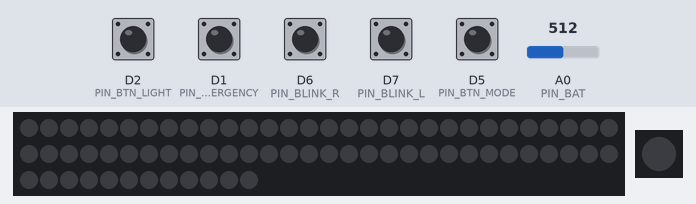
Bench run of a program on a simulated ESP8266 (Wemos D1 mini). On the bench: 72 RGB LEDs in strip order, left to right, continuing on the next row, 1 RGB LEDs in strip order, left to right. The test bench sets the inputs (shaded band); at power-on: D1 (PIN_NC_EMERGENCY), D2 (PIN_BTN_LIGHT), D5 (PIN_BTN_MODE), D6 (PIN_BLINK_R), D7 (PIN_BLINK_L) HIGH, A0 (PIN_BAT) = 512. Dim RGB values are drawn brighter than linear; the strip is taken to match the declared colour order; what the program prints to the serial monitor is not drawn.

Above: at 1.2 s.
1.3 s: D2 (PIN_BTN_LIGHT) pulled LOW for 0.15 s
2.0 s: D6 (PIN_BLINK_R) pulled LOW for 0.15 s
At 2.24 s:
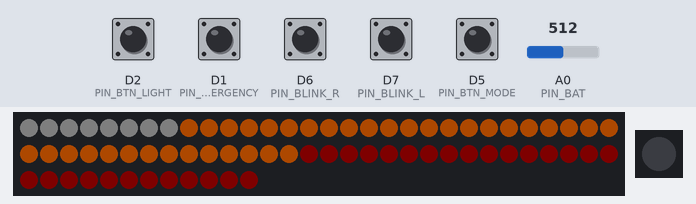
2.7 s: D5 (PIN_BTN_MODE) pulled LOW for 0.15 s
At 3.39 s:
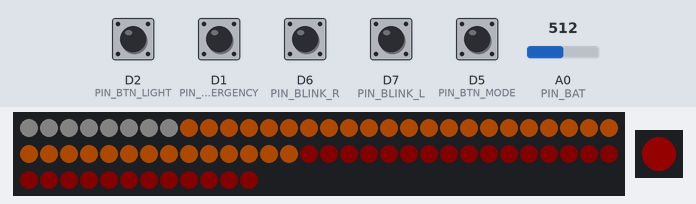
3.4 s: D1 (PIN_NC_EMERGENCY) pulled LOW for 0.15 s
4.1 s: D7 (PIN_BLINK_L) pulled LOW for 0.15 s
At 4.65 s:
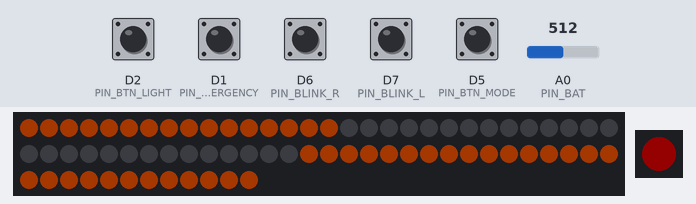
4.8 s: D6 (PIN_BLINK_R) pulled LOW for 1 s
At 5.83 s:
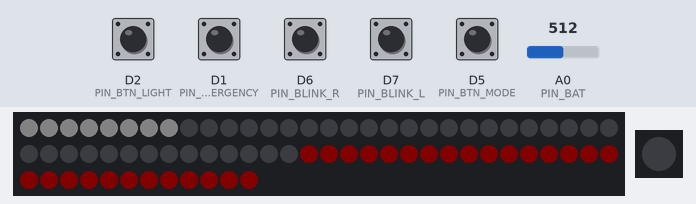
Timing chart, 0 to 8.8 s (numbered marks = the images above; inputs shaded):
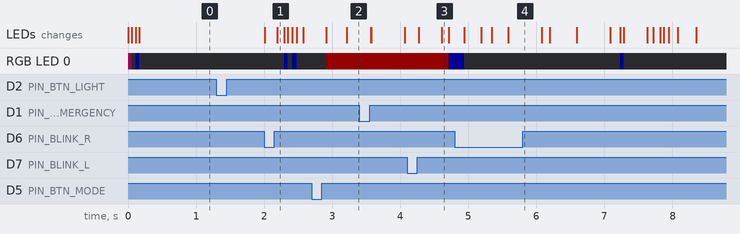

Measured:
- after the input at 1.3 s, every drawn part: stays the same
- after the input at 4.1 s, the LEDs: first change after 0.17 s (image 3 shows a later state)
- after the input at 4.8 s, the LEDs: first change after 0.14 s (image 4 shows a later state)

The program:

main.cpp
```cpp
#include <Arduino.h>
#include <WS2812FX.h>
#include <Button2.h>
#include "config.h"
#include "defines.h"
#include "util.h"
#include "light.h"
#include "hoverserial.h"

/* Holds current state of the Car -
   these values get updated by user inputs (like button press)
  and the serial feedback of the hoverboard mainboard */
CarState state;

/* Serial variables (used here for updating the status led) */
extern HoverBoardLeds hoverLeds;
extern uint16_t timeoutFlagSerial;

/* Real battery voltage calculated from ADC reading (in our case the Voltage of a 12V car battery)*/
extern float batVoltage;

/* for performance reasons current millis gets updated only once per loop by calling millis() */
uint32_t currentMillis;


// Neopixel effect library is also used for the status led
// Notice: the effects and logic of the "drive lights" is located in "lights.cpp"
WS2812FX statusLed = WS2812FX(NUM_STATUS_LEDS, PIN_STATUS_LED, NEO_RGB + NEO_KHZ800);

// Init Buttons
Button2 btnMode, btnLight, btnBlinkL, btnBlinkR, btnEmergencyStop;

void btnMode_click(Button2& btn){
  #ifdef SERIAL_DEBUG
    Serial.println("Mode-Button clicked");
  #endif
}

void btnMode_changed(Button2& btn){
  //state.isBraking = btn.isPressed();
}

void btnEmergencyStop_changed(Button2& btn){
  #ifdef SERIAL_DEBUG
    Serial.print("Emergencystop: ");
    Serial.println(btn.isPressed() == false);
  #endif
  state.emergencyStop = btn.isPressed() == false;
}

void btnLight_click(Button2& btn){
  #ifdef SERIAL_DEBUG
    Serial.println("Light-Button clicked");
  #endif

  if(!state.lightsOn){
    state.lightsOn = true;
  }else if (!state.maxlightsOn){
    state.maxlightsOn = true;
  }else{
    state.lightsOn = false;
    state.maxlightsOn = false;
  }

  #ifdef SERIAL_DEBUG
    Serial.print("Lights: ");
    Serial.println(state.lightsOn);
    Serial.print("MaxLights: ");
    Serial.println(state.maxlightsOn);
  #endif
}

void handleIndicatorSwitch(Button2& btn){
  if(btn.isPressed() && btnMode.isPressed()){
    // Hazard Lights
    state.blinkR = true;
    state.blinkL = true;
    state.hazardLights = true;
  }else{
    if(state.hazardLights){
      state.hazardLights = false;
    }
    state.blinkL = btnBlinkL.isPressed();
    state.blinkR = btnBlinkR.isPressed();
  }
}
void btnBlinkL_changed(Button2& btn){
  handleIndicatorSwitch(btn);
}
void btnBlinkR_changed(Button2& btn){
  handleIndicatorSwitch(btn);
}


void setupButtons(){
  btnMode.begin(PIN_BTN_MODE);
  btnMode.setClickHandler(btnMode_click);
  btnMode.setChangedHandler(btnMode_changed);

  btnEmergencyStop.begin(PIN_NC_EMERGENCY);
  btnEmergencyStop.setChangedHandler(btnEmergencyStop_changed);
  btnEmergencyStop.setDebounceTime(350);
  // read current state after reboot
  state.emergencyStop = btnEmergencyStop.isPressed() == false;

  btnLight.begin(PIN_BTN_LIGHT);
  btnLight.setClickHandler(btnLight_click);

  btnBlinkL.begin(PIN_BLINK_L);
  btnBlinkL.setChangedHandler(btnBlinkL_changed);

  btnBlinkR.begin(PIN_BLINK_R);
  btnBlinkR.setChangedHandler(btnBlinkR_changed);
}

void loopButtons(){
  btnMode.loop();
  btnLight.loop();
  btnBlinkL.loop();
  btnBlinkR.loop();
  btnEmergencyStop.loop();
}


uint16_t statusLedCnt = 0; // counter increases by one every 10 ms
uint32_t statusLedLastUpdate = 0;

void toggleColor(WS2812FX& stripe, uint32_t color1){
  if(stripe.getColor() != BLACK){
    stripe.setColor(BLACK);
  }else{
    stripe.setColor(color1);
  }
}

void handleStatusLed(){
    // Status led gets updated every 10 ms
    if(currentMillis - statusLedLastUpdate > 10){
      statusLedCnt ++;
      statusLedLastUpdate = currentMillis;

      if(btnMode.isPressed()){
        // Display battery status of the 12V battery while mode button is presed
        if(batVoltage < BAT_DEAD){
          // Dead
          if(statusLedCnt % 1 == 0)   toggleColor(statusLed, RED); // Blink fast red
        }else if (batVoltage < BAT_LVL1){
          // 0%
          if(statusLedCnt % 30 == 0)  toggleColor(statusLed, RED); // Blink normal red
        }else if (batVoltage < BAT_LVL2){
          // 20%
          statusLed.setColor(RED); // red
        }else if (batVoltage < BAT_LVL3){
          // 40%
          if(statusLedCnt % 30 == 0)  toggleColor(statusLed, 0xff6a00); // Blink normal orange
        }else if (batVoltage < BAT_LVL4){
          // 60%
          statusLed.setColor(0xff6a00); // orange
        }else if (batVoltage < BAT_LVL5){
          // 80 %
          if(statusLedCnt % 30 == 0)  toggleColor(statusLed, GREEN); // Blink normal green
        }else {
          // 100%
          statusLed.setColor(GREEN); // green
        }
      }
      else if(timeoutFlagSerial){
        // In case of serial timeout (the hoverboard sends no data) blink led blue twice every 2s
        if(statusLedCnt % 200 == 0 || statusLedCnt % 200 == 10)  statusLed.setColor(BLUE);
        if(statusLedCnt % 200 == 5 || statusLedCnt % 200 == 15)  statusLed.setColor(BLACK);
      }
      else if(state.emergencyStop){
        // In case of emergency stop blink led red every 500ms
        if(statusLedCnt % 50 == 0)  toggleColor(statusLed, RED);
      }
      else if (!timeoutFlagSerial){
        // Normal case, hoverboard is connected
        if(hoverLeds.led1){
          // Red Led - Low battery value or error
          statusLed.setColor(0xff0000);
        }else if(hoverLeds.led2){
          // Yellow Led - Medium battery value
          statusLed.setColor(0xff6a00);
        }else if(hoverLeds.led3){
          // Green Led - Battery full
          statusLed.setColor(0x00ff00);
        }else{
          // Black Led - turn led off (the hoverboard toggles the led values to blink)
          statusLed.setColor(BLACK);
        }
      }
    }
    statusLed.service();
}

void setup() {
  Serial.begin(SERIAL_BAUD);
  #ifdef SERIAL_DEBUG
    Serial.println("Booting...");
  #endif

  setupButtons();
  light_setup();

  // Statusled is digital but on other pin then rest of stripe
  statusLed.init();
  statusLed.setBrightness(20);
  statusLed.setMode(FX_MODE_STATIC);
  statusLed.setSpeed(10); //IMPORTANT
  statusLed.setColor(PINK);
  statusLed.start();
}


void loop() {
  currentMillis = millis();
  loopButtons();

  // is new feedback data avaliable ?
  bool newData = hoverserial_receive();
  if(newData){
    // Brake Light lights up when braking, blinks while backward drive
    state.isBraking = hoverLeds.led5;
  }
  if(timeoutFlagSerial && state.isBraking){
    // Reset brake lights on serial timeout
    state.isBraking = false;
  }
  readBatteryVoltage();
  handleStatusLed();
  light_loop();
  hoverserial_handleEmergencyStop(state.emergencyStop);

}
```

defines.h
```cpp
#ifndef DEFINES_H
#define DEFINES_H


struct CarState{
  bool  isBraking;
  bool  lightsOn;
  bool  maxlightsOn;
  bool  blinkL;
  bool  blinkR;
  bool  hazardLights;
  bool  emergencyStop;
};

#endif
```

hoverserial.h
```cpp
#ifndef HOVERSERIAL_H
#define HOVERSERIAL_H

#define LED1_SET                    (0x01)
#define LED2_SET                    (0x02)
#define LED3_SET                    (0x04)
#define LED4_SET                    (0x08)
#define LED5_SET                    (0x10)


typedef struct{
  uint16_t  start;
  int16_t   pitch;      // Angle
  int16_t   dPitch;     // Angle derivative
  int16_t   cmd1;       // RC Channel 1
  int16_t   cmd2;       // RC Channel 2
  uint16_t  sensors;    // RC Switches and Optical sideboard sensors
  uint16_t  checksum;
} SerialSideboard;

typedef struct{
   uint16_t start;
   int16_t  cmd1;
   int16_t  cmd2;
   int16_t  speedR_meas;
   int16_t  speedL_meas;
   int16_t  batVoltage;
   int16_t  boardTemp;
   uint16_t cmdLed;
   uint16_t checksum;
} SerialFeedback;

typedef struct{
    /// Battery red
    bool led1;
    /// Battery yellow
    bool led2;
    /// Battery green
    bool led3;
    /// Bottom blue led (on IF backward drive; ELSE off)
    bool led4;
    /// Upper blue led (on IF braking; ELSE off)
    bool led5;
} HoverBoardLeds;

void hoverserial_handleEmergencyStop(bool);
bool hoverserial_receive(void);
void hoverserial_handleLeds(void);


#endif
```

light.h
```cpp
#ifndef LIGHT_H
#define LIGHT_H

#define LIGHT_FRONT_LEFT 0
#define LIGHT_FRONT_RIGHT 1
#define LIGHT_REAR_LEFT 3
#define LIGHT_REAR_RIGHT 2


void light_setup(void);
void light_loop(void);

uint8_t getSegmentLocation(uint16_t);
bool isSegmentFront(uint16_t);
bool isSegmentLeft(uint16_t);

uint16_t car_indicator(void);
uint16_t drive_light(void);


#endif
```

util.h
```cpp
#ifndef UTIL_H
#define UTIL_H
float measureADC(void);
void readBatteryVoltage();
#endif
```

hoverserial.cpp
```cpp
#include <Arduino.h>
#include "hoverserial.h"
#include "config.h"

SerialSideboard Sideboard;
SerialFeedback Feedback;
SerialFeedback NewFeedback;
HoverBoardLeds hoverLeds;

uint8_t idx = 0;                        // Index for new data pointer
uint16_t bufStartFrame;                 // Buffer Start Frame
byte *p;                                // Pointer declaration for the new received data
byte incomingByte;
byte incomingBytePrev;

uint32_t timeoutLastSerial;
uint8_t timeoutFlagSerial = true;


// ########################## SEND ##########################
uint32_t lastSerialCommand;
bool emergencyStopActive = false;
uint16_t resetSentCounter = 0;
void hoverserial_handleEmergencyStop(bool emergencyStop){
    if(emergencyStop && !emergencyStopActive){
         emergencyStopActive = true;
    }

    if (emergencyStopActive){
        if(millis() - lastSerialCommand > SEND_INTERVAL){

            // Set Switches
            uint8_t switch1 = 0;    // 2 Pos Switch || Input          0: ADC,     1: UART
            uint8_t switch2 = 0;    // 3 Pos Switch || Control Type   0: FOC,     1: SIN,     2: COM
            uint8_t switch3 = 0;    // 3 Pos Switch || Control Mode   0: VOLT,    1: SPD,     2: TORQ
            uint8_t switch4 = 0;    // 2 Pos Switch || Field W.       0: Off,     1: ON


            switch1 = 1; // Set Input to UART
            // To change the other Parameters the current input of the hoverboard must be set to UART!
            // While emergency stop mode the ESP sends continuos brake signal. If emergency stop mode ends the ESP sends 5 more times reset brake command.
            // After that nothing will be transmittet on the Serial Bus - the hoverboard changs to ADC-input automatically if no UART Signal is received.

            if(emergencyStop){
                switch3 = 1; // Set Control Mode to SPD (this results in constant braking when UART cmd2 is set to 0)
            }

            uint16_t cmdSwitch = (uint16_t)(switch1 | switch2 << 1 | switch3 << 3 | switch4 << 5);

            // Sensor 1 and Sensor 2
            uint8_t sensor1 = 0;
            uint8_t sensor2 = 0;

            // MPU Status - normally used to indicate if gyro sensor is working
            uint8_t mpuStatus = 0;

            // Create command
            Sideboard.start    = (uint16_t) START_FRAME;
            Sideboard.pitch     = (int16_t) 0;
            Sideboard.dPitch    = (int16_t) 0;
            Sideboard.cmd1      = (int16_t) 0;
            Sideboard.cmd2      = (int16_t) 0;
            Sideboard.sensors   = (uint16_t)( (cmdSwitch << 8)  | (sensor1 | (sensor2 << 1) | (mpuStatus << 2)) );
            Sideboard.checksum  = (uint16_t)(Sideboard.start ^ Sideboard.pitch ^ Sideboard.dPitch ^ Sideboard.cmd1 ^ Sideboard.cmd2 ^ Sideboard.sensors);


            // Write to Serial
            HOVER_SERIAL.write((uint8_t *) &Sideboard, sizeof(Sideboard));

            lastSerialCommand = millis();

            // Reset emergency brake  - the Emergency brake settings will be reset if emergencyStop is not active anymore.
            // For reliability reasons the struct with the default settings (control=ADC, mode=VLT) gets sent 5 more times.
            if(!emergencyStop && resetSentCounter++ >= 10){
                emergencyStopActive = false;
                resetSentCounter = 0;
            }
        }
    }
}

// ########################## RECEIVE ##########################
bool hoverserial_receive()
{
    bool newData = false;
    uint32_t timeNow = millis();

    // Handle Serial Timeout
    if(!timeoutFlagSerial   &&    timeNow - timeoutLastSerial > SERIAL_TIMEOUT){
        timeoutFlagSerial = true;
    }

    // Check for new data availability in the Serial buffer
    if (HOVER_SERIAL.available()) {
        incomingByte 	  = HOVER_SERIAL.read();                                   // Read the incoming byte
        bufStartFrame	= ((uint16_t)(incomingByte) << 8) | incomingBytePrev;       // Construct the start frame
    }
    else {
        return false;
    }

    // If DEBUG_RX is defined print all incoming bytes
    #ifdef DEBUG_RX
        Serial.print(incomingByte);
        return false;
    #endif

    // Copy received data
    if (bufStartFrame == START_FRAME) {	                    // Initialize if new data is detected
        p       = (byte *)&NewFeedback;
        *p++    = incomingBytePrev;
        *p++    = incomingByte;
        idx     = 2;
    } else if (idx >= 2 && idx < sizeof(SerialFeedback)) {  // Save the new received data
        *p++    = incomingByte;
        idx++;
    }

    // Check if we reached the end of the package
    if (idx == sizeof(SerialFeedback)) {
        uint16_t checksum;
        checksum = (uint16_t)(NewFeedback.start ^ NewFeedback.cmd1 ^ NewFeedback.cmd2 ^ NewFeedback.speedR_meas ^ NewFeedback.speedL_meas
                            ^ NewFeedback.batVoltage ^ NewFeedback.boardTemp ^ NewFeedback.cmdLed);

        // Check validity of the new data
        if (NewFeedback.start == START_FRAME && checksum == NewFeedback.checksum) {
            // Copy the new data
            memcpy(&Feedback, &NewFeedback, sizeof(SerialFeedback));
            hoverserial_handleLeds();

            timeoutFlagSerial = false;
            timeoutLastSerial = timeNow;

            newData = true; // function returns true
            #if defined(SERIAL_DEBUG) && defined(DEBUG_INCOMING)
                // Print data to built-in Serial
                Serial.print("cmd1: ");   Serial.print(Feedback.cmd1);
                Serial.print(" cmd2: ");  Serial.print(Feedback.cmd2);
                Serial.print(" speedR: ");  Serial.print(Feedback.speedR_meas);
                Serial.print(" speedL: ");  Serial.print(Feedback.speedL_meas);
                Serial.print(" bat: ");  Serial.print(Feedback.batVoltage);
                Serial.print(" temp: ");  Serial.print(Feedback.boardTemp);
                Serial.print(" cmdLed: ");  Serial.println(Feedback.cmdLed);
            #endif
        } else {
            #ifdef SERIAL_DEBUG
                Serial.println("Non-valid data skipped");
            #endif
        }
        idx = 0;    // Reset the index (it prevents to enter in this if condition in the next cycle)
    }

    // Update previous states
    incomingBytePrev = incomingByte;
    return newData;
}

/**
* Handles cmdLed byte on hoverboard feedback and reads led values to hoverLeds struct
*/
void hoverserial_handleLeds(){
    hoverLeds.led1 = (Feedback.cmdLed & LED1_SET);
    hoverLeds.led2 = (Feedback.cmdLed & LED2_SET);
    hoverLeds.led3 = (Feedback.cmdLed & LED3_SET);
    hoverLeds.led4 = (Feedback.cmdLed & LED4_SET);
    hoverLeds.led5 = (Feedback.cmdLed & LED5_SET);
}

// ########################## LOOP ##########################
/*
unsigned long iTimeSend = 0;
int iTest = 0;
int iStep = SPEED_STEP;

void loop(void)
{
  unsigned long timeNow = millis();

  // Check for new received data
  Receive();

  // Send commands
  if (iTimeSend > timeNow) return;
  iTimeSend = timeNow + TIME_SEND;
  Send(0, iTest);

  // Calculate test command signal
  iTest += iStep;

  // invert step if reaching limit
  if (iTest >= SPEED_MAX_TEST || iTest <= -SPEED_MAX_TEST)
    iStep = -iStep;

  // Blink the LED
  digitalWrite(LED_BUILTIN, (timeNow%2000)<1000);
}
*/
// ########################## END ##########################
```

util.cpp
```cpp
#include <Arduino.h>
#include "util.h"
#include "config.h"

float batVoltage = 0.0;

const float ADC_FACTOR = (12.0f / (12.0f * ((float) R_BOTTOM / ((float) R_BOTTOM + (float) R_TOP))));
extern uint32_t currentMillis;
uint32_t lastBatVoltageRead = 0;

float measureADC(){
    float adcValue = 0.0f,realValue = 0.0f;
    // Measure 10 times for more accurancy
    for(uint16_t i = 0; i < 10; i++){
        adcValue = adcValue + analogRead(PIN_BAT);
    }
    // Calc avg value
    adcValue = adcValue / 10.0f;
    // Calc real input pin voltage
    realValue = (adcValue / 1024.0f) * 3.3f;
    // return battery voltage (factor depends on voltage divider)
    return realValue * ADC_FACTOR;
}

void readBatteryVoltage(){
    // Read battery voltage in configured intervall
    if(currentMillis - lastBatVoltageRead > BAT_READ_INTERVAL){
        batVoltage = measureADC();
        lastBatVoltageRead = currentMillis;
    }
}
```

Source omitted: light.cpp (7441 bytes), config.h (1958 bytes)
